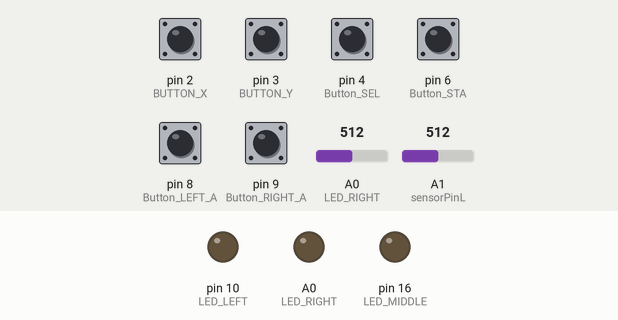
Recording of a sketch running on a simulated Arduino Uno, built with avr-gcc and run on an emulated ATmega328P. Parts: output pins drawn as LEDs (lit = HIGH). The inputs (shaded band) are chosen by the test bench; at power-on: pin 2 (BUTTON_X), pin 3 (BUTTON_Y), pin 4 (Button_SEL), pin 6 (Button_STA), pin 8 (Button_LEFT_A), pin 9 (Button_RIGHT_A) LOW, A0 (LED_RIGHT) = 512, A1 (sensorPinL) = 512. USB keyboard and mouse output is not drawn.

Above: at 1.2 s.
1.3 s: pin 2 (BUTTON_X) pulled HIGH for 0.15 s
At 2.7 s:
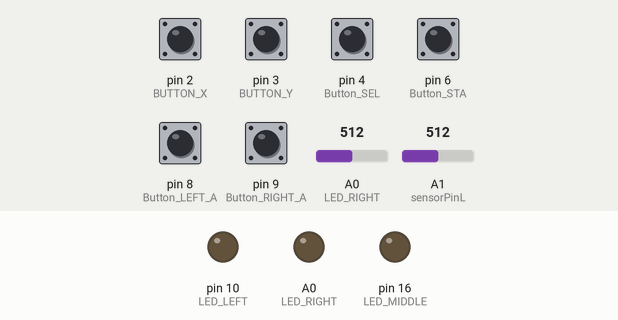
3.0 s: pin 3 (BUTTON_Y) pulled HIGH for 0.15 s
At 3.1 s:
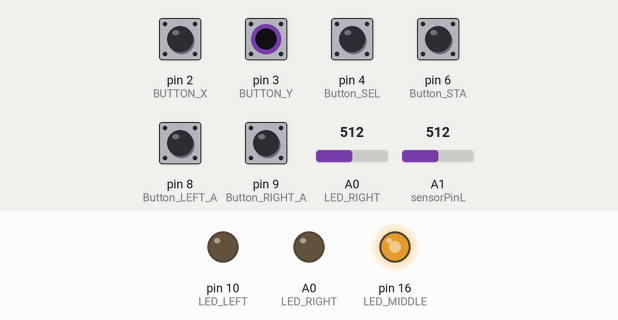
4.7 s: pin 8 (Button_LEFT_A) pulled HIGH for 0.15 s
At 5.4 s:
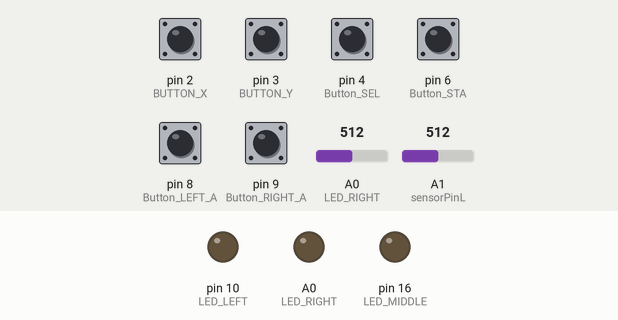
6.4 s: pin 9 (Button_RIGHT_A) pulled HIGH for 0.15 s
At 7.8 s:
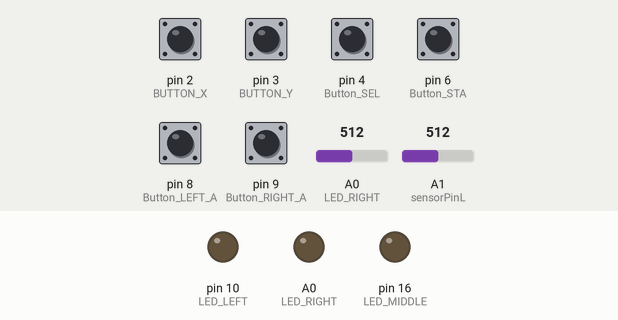
8.1 s: pin 4 (Button_SEL) pulled HIGH for 0.15 s
At 9.2 s:
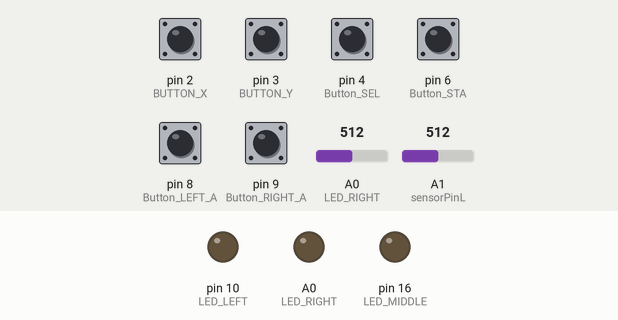
9.8 s: pin 3 (BUTTON_Y) pulled HIGH for 1 s
At 10.6 s:
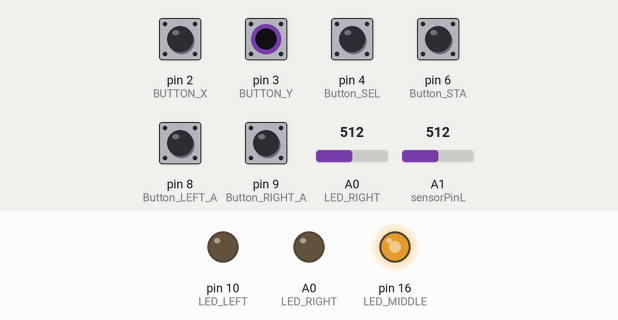
Timing chart, 0 to 12.8 s (numbered marks = the images above; inputs shaded):
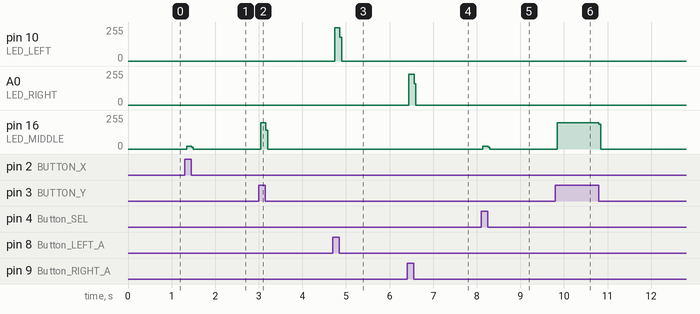

Measured:
- after the input at 1.3 s, pin 16 (LED_MIDDLE): 0/255 → 20/255 at once, → 0/255 0.12 s later
- after the input at 3.0 s, pin 16 (LED_MIDDLE): 0/255 → 196/255 at once, → 0/255 0.12 s later
- after the input at 4.7 s, pin 10 (LED_LEFT): 0/255 → 251/255 at once, → 0/255 0.12 s later
- after the input at 6.4 s, A0 (LED_RIGHT): 0/255 → 229/255 at once, → 0/255 0.12 s later
- after the input at 8.1 s, pin 16 (LED_MIDDLE): 0/255 → 20/255 at once, → 0/255 0.12 s later
- after the input at 9.8 s, pin 16 (LED_MIDDLE): 0/255 → 196/255 at once, → 0/255 0.96 s later

The sketch:

HW_TEST_ButtonLR_PaddleLR_HID_V02.ino
```cpp
// #include <HID.h>
/*
  HW_TEST_ButtonLR_PaddleLR_HID_V02

  make LED LIGHT when at ZERO
  only one joysic instance

*/
//=================================================================
#include <Joystick.h>

// Create the Joystick
//Joystick_ Joystick;

Joystick_ Joystick(JOYSTICK_DEFAULT_REPORT_ID,JOYSTICK_TYPE_GAMEPAD,
  6, 0,                  // Button Count, Hat Switch Count
  true, true, false,     // X and Y, but no Z Axis
  false, false, false,   // No Rx, Ry, or Rz
  false, false,          // No rudder or throttle
  false, false, false);  // No accelerator, brake, or steering
//=================================================================
// constants won't change. They're used here to set pin numbers:
const int Button_LEFT_A = 8;  // the number of the pushbutton pin
const int LED_LEFT = 10;    // the number of the LED pin

const int Button_RIGHT_A = 9;  // the number of the pushbutton pin
const int LED_RIGHT = 14;    // the number of the LED pin

// variables will change:
int Button_State_LEFT = 0;  // variable for reading the pushbutton status
int Button_State_RIGHT = 0;

//=================================================================
const int Button_SEL = 4;
const int Button_STA = 6;
const int BUTTON_X = 2;
const int BUTTON_Y = 3;

 int State_Button_SEL = 0;
 int State_Button_STA = 0;
 int State_BUTTON_X = 0;
 int State_BUTTON_Y = 0;
//=================================================================

int sensorPinR = A0;   // select the input pin for the potentiometer
int LED_MIDDLE = 16;      // select the pin for the LED
long sensorValueR = 0;  // variable to store the value coming from the sensor

int sensorPinL = A1;   // select the input pin for the potentiometer
//int LED_MIDDLE = 16;      // select the pin for the LED
long sensorValueL = 0;  // variable to store the value coming from the sensor
long sensorMinValue= 300;

long sensorValueRMAX = 0;
long sensorValueRMIN = 1024;
long sensorValueLMAX = 0;
long sensorValueLMIN = 1024;

long nJoystickX = 0;
long nJoystickY = 0;

const int nJOY_Range = 127;  // the number of the pushbutton pin

//=================================================================
void setup() {

    // Set Range Values
  Joystick.setXAxisRange(-nJOY_Range, nJOY_Range);
  Joystick.setYAxisRange(-nJOY_Range, nJOY_Range);

  pinMode(LED_LEFT, OUTPUT);// initialize the LED pin as an output:
  pinMode(LED_RIGHT, OUTPUT);// initialize the LED pin as an output:
  pinMode(LED_MIDDLE, OUTPUT);
  pinMode(LED_MIDDLE, OUTPUT);

  pinMode(Button_LEFT_A, INPUT);// initialize the pushbutton pin as an input:
  pinMode(Button_RIGHT_A, INPUT);// initialize the pushbutton pin as an input:

  pinMode(Button_SEL, INPUT);// initialize the pushbutton pin as an input:
  pinMode(Button_STA, INPUT);// initialize the pushbutton pin as an input:
  pinMode(BUTTON_X, INPUT);// initialize the pushbutton pin as an input:
  pinMode(BUTTON_Y, INPUT);// initialize the pushbutton pin as an input:

	// Initialize Joystick Library
	Joystick.begin();

  //Initiate Serial communication.
  Serial.begin(9600);

  }
//=================================================================
//===================================================================


	long nLoadLEFT=80;			// 0-100 %
  long nLoadRIGHT=80;			// 0-100 %
	long nPWM_period=10;  // length of on off pulses

//===================================================================
void loop()
{
  //===============================================================
  // Program SETUP

  bool bDEBUG=false;
  bool bDEBUG_LED=true;

  if (bDEBUG) {delay(100);}  // slow down the program for debuging

//==================================================================
// Fire Buutons READ & WRITE
//==================================================================
  // read the state of the pushbutton value:
  // check if the pushbutton is pressed. If it is, the buttonState is HIGH:
  Button_State_LEFT = digitalRead(Button_LEFT_A);
  if (Button_State_LEFT == HIGH)
        {
          // turn LED on:
          if (bDEBUG_LED) {digitalWrite(LED_LEFT, HIGH);}
          Joystick.setButton(0, 1);
        } else
        {
          // turn LED off:
         if (bDEBUG_LED) {digitalWrite(LED_LEFT, LOW);}
          Joystick.setButton(0, 0);
        }
//------------------------------------------------------------------
  Button_State_RIGHT = digitalRead(Button_RIGHT_A);
  if (Button_State_RIGHT == HIGH)
        {
          // turn LED on:
          if (bDEBUG_LED) {digitalWrite(LED_RIGHT, HIGH);}
          Joystick.setButton(1, 1);
        } else
        {
          // turn LED off:
          if (bDEBUG_LED) {digitalWrite(LED_RIGHT, LOW);}
          Joystick.setButton(1, 0);
        }
//------------------------------------------------------------------
  State_Button_SEL = digitalRead(Button_SEL);
  if (State_Button_SEL == HIGH)
        {
          Joystick.setButton(2, 1);
          if (bDEBUG_LED) {digitalWrite(LED_MIDDLE, HIGH);}
        } else
        {
          Joystick.setButton(2, 0);
          if (bDEBUG_LED) {digitalWrite(LED_MIDDLE, LOW);}
        }
 //------------------------------------------------------------------
  State_Button_STA = digitalRead(Button_STA);
  if (State_Button_STA == HIGH)
        {
          Joystick.setButton(3, 1);
          if (bDEBUG_LED) {digitalWrite(LED_MIDDLE, HIGH);}
        } else
        {
          Joystick.setButton(3, 0);
          if (bDEBUG_LED) {digitalWrite(LED_MIDDLE, LOW);}
        }
  //------------------------------------------------------------------
  State_BUTTON_X = digitalRead(BUTTON_X);
  if (State_BUTTON_X == HIGH)
        {
          Joystick.setButton(4, 1);
          if (bDEBUG_LED) {digitalWrite(LED_MIDDLE, HIGH);}
        } else
        {
          Joystick.setButton(4, 0);
          if (bDEBUG_LED) {digitalWrite(LED_MIDDLE, LOW);}
        }
        //------------------------------------------------------------------
  State_BUTTON_Y = digitalRead(BUTTON_Y);
  if (State_BUTTON_Y == HIGH)
        {
          Joystick.setButton(5, 1);
          if (bDEBUG_LED) {digitalWrite(LED_MIDDLE, HIGH);}
        } else
        {
          Joystick.setButton(5, 0);
          if (bDEBUG_LED) {digitalWrite(LED_MIDDLE, LOW);}
        }
//------------------------------------------------------------------

//==================================================================
// Analog Paddle
// Long variables are extended size variables for number storage, and store 32 bits (4 bytes), from -2,147,483,648 to 2,147,483,647.
//==================================================================

   // read the value from the sensor:
  sensorValueR = analogRead(sensorPinR);
  sensorValueL = analogRead(sensorPinL);

  if (sensorValueR > sensorValueRMAX) {  sensorValueRMAX=sensorValueR;}  // initial 0
  if (sensorValueR < sensorValueRMIN) {  sensorValueRMIN=sensorValueR;}   // initial 1024

  if (sensorValueL > sensorValueLMAX) {  sensorValueLMAX=sensorValueL;}
  if (sensorValueL < sensorValueLMIN) {  sensorValueLMIN=sensorValueL;}


 nJoystickX=(-nJOY_Range+nLoadLEFT*nJOY_Range/50);  // 50 = 100 / 2
 nJoystickY=(-nJOY_Range+nLoadRIGHT*nJOY_Range/50);

  Joystick.setXAxis( 1 * nJoystickX);
  Joystick.setYAxis(1 * nJoystickY);

  sensorMinValue=300;
  nLoadLEFT=((sensorValueL-sensorValueLMIN)*100/(sensorValueLMAX-sensorValueLMIN));  // 1024 * 100 = 102`400
  nLoadRIGHT=((sensorValueR-sensorValueRMIN)*100/(sensorValueRMAX-sensorValueRMIN)) ;

  if (nLoadRIGHT > 40 && nLoadRIGHT < 60) {  digitalWrite(LED_RIGHT, HIGH);} else{digitalWrite(LED_RIGHT, LOW);}
  if (nLoadLEFT > 40 && nLoadLEFT <60) {  digitalWrite(LED_LEFT, HIGH);} else{digitalWrite(LED_LEFT, LOW);}

//============================================================================================
  if (bDEBUG) {  Serial.print("\n========BUTTON============\n"); }

  if (bDEBUG) {  Serial.print("LEFT:" );}
  if (bDEBUG) {  Serial.print(Button_State_LEFT);}
  if (bDEBUG) {  Serial.print("   RIGHT:" );}
  if (bDEBUG) {  Serial.print(Button_State_RIGHT);}

  if (bDEBUG) {  Serial.print("\n========PADDLE============\n");}

 if (bDEBUG) {  Serial.println(); }
  if (bDEBUG) {  Serial.print("nJoystickX:");}
  if (bDEBUG) {  Serial.print(nJoystickX);}
  if (bDEBUG) {  Serial.print("  nJoystickY:");}
  if (bDEBUG) {  Serial.print(nJoystickY);}

 if (bDEBUG) {  Serial.println(); }
  if (bDEBUG) {  Serial.print("sensorValueLMIN:");}
  if (bDEBUG) {  Serial.print(sensorValueLMIN);}
  if (bDEBUG) {  Serial.print("  sensorValueLMAX:");}
  if (bDEBUG) {  Serial.print(sensorValueLMAX);}

 if (bDEBUG) {  Serial.println(); }
  if (bDEBUG) {  Serial.print("sensorValueRMIN:");}
  if (bDEBUG) {  Serial.print(sensorValueRMIN);}
  if (bDEBUG) {  Serial.print("  sensorValueRMAX:");}
  if (bDEBUG) {  Serial.print(sensorValueRMAX);}

 if (bDEBUG) {  Serial.println(); }
  if (bDEBUG) {  Serial.print("10 BIT L:");}
  if (bDEBUG) {  Serial.print(sensorValueL);}
  if (bDEBUG) {  Serial.print("\t"); }
  if (bDEBUG) {  Serial.print("10 BIT R:");}
  if (bDEBUG) {  Serial.print(sensorValueR);}

  if (bDEBUG) {  Serial.println(); }

 if (bDEBUG) {  Serial.print("% LOAD LEFT:" );}
  if (bDEBUG) {  Serial.print(nLoadLEFT);}
  if (bDEBUG) {  Serial.print("\t"); }
  if (bDEBUG) {  Serial.print("% LOAD RIGHT:" );}
  if (bDEBUG) {  Serial.print(nLoadRIGHT);}
  if (bDEBUG) {  Serial.print("\t");}
  if (bDEBUG) {  Serial.println();   }


//============================================================================================
}
```

Joystick.h
```cpp
// (licence header left out)
#ifndef JOYSTICK_h
#define JOYSTICK_h

#include "HID.h"

#if ARDUINO < 10606
#error The Joystick library requires Arduino IDE 1.6.6 or greater. Please update your IDE.
#endif

#if ARDUINO > 10606
#if !defined(USBCON)
#error The Joystick library can only be used with a USB MCU (e.g. Arduino Leonardo, Arduino Micro, etc.).
#endif
#endif

#if !defined(_USING_HID)

#warning "Using legacy HID core (non pluggable)"

#else

//================================================================================
//================================================================================
//  Joystick (Gamepad)

class Joystick_
{
private:
	bool     autoSendState;
	int8_t	 xAxis;
	int8_t	 yAxis;
	int8_t	 zAxis;
	int16_t	 xAxisRotation;
	int16_t	 yAxisRotation;
	int16_t	 zAxisRotation;
	uint32_t buttons;
	uint8_t  throttle;
	uint8_t  rudder;
	int16_t	 hatSwitch[2];

public:
	Joystick_();

	void begin(bool initAutoSendState = true);
	void end();

	void setXAxis(int8_t value);
	void setYAxis(int8_t value);
	void setZAxis(int8_t value);

	void setXAxisRotation(int16_t value);
	void setYAxisRotation(int16_t value);
	void setZAxisRotation(int16_t value);

	void setButton(uint8_t button, uint8_t value);
	void pressButton(uint8_t button);
	void releaseButton(uint8_t button);

	void setThrottle(uint8_t value);
	void setRudder(uint8_t value);

	void setHatSwitch(int8_t hatSwitch, int16_t value);

	void sendState();
};
extern Joystick_ Joystick;

#endif
#endif
```
